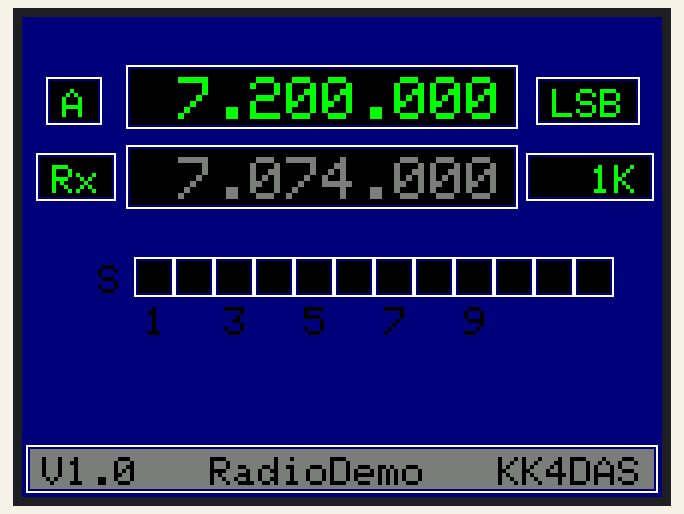
The sketch below on a simulated Arduino Uno, built with avr-gcc and run on an emulated ATmega328P. Parts: 320×240 colour display.

Above: at 0.3 s.
At 8.6 s:
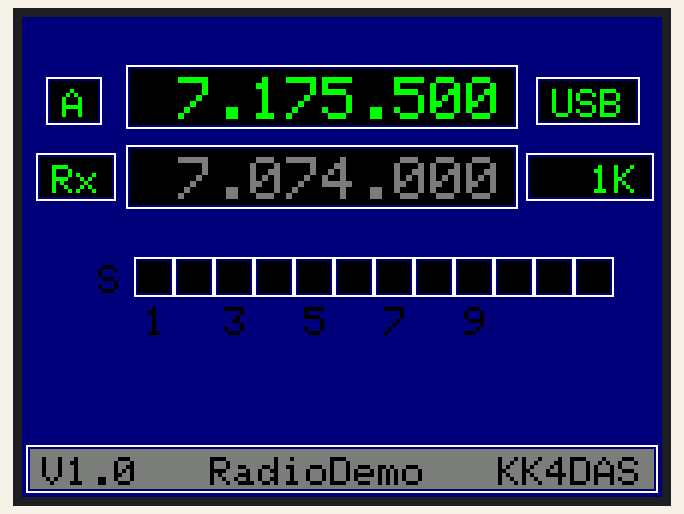
At 9.6 s:
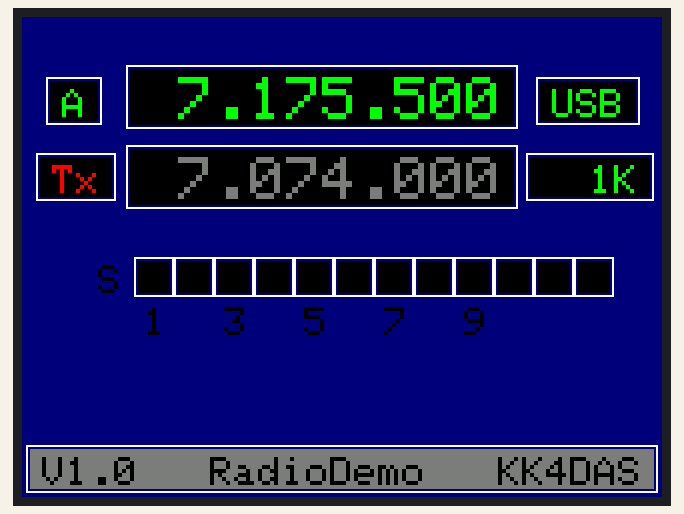
At 11.6 s:
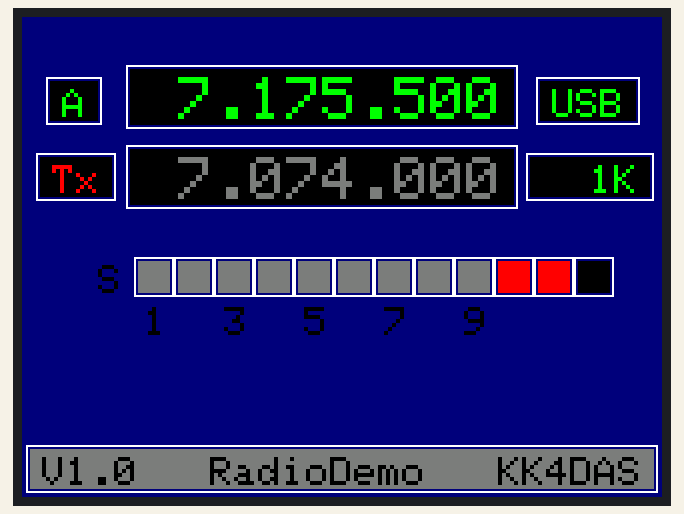
At 13.6 s:
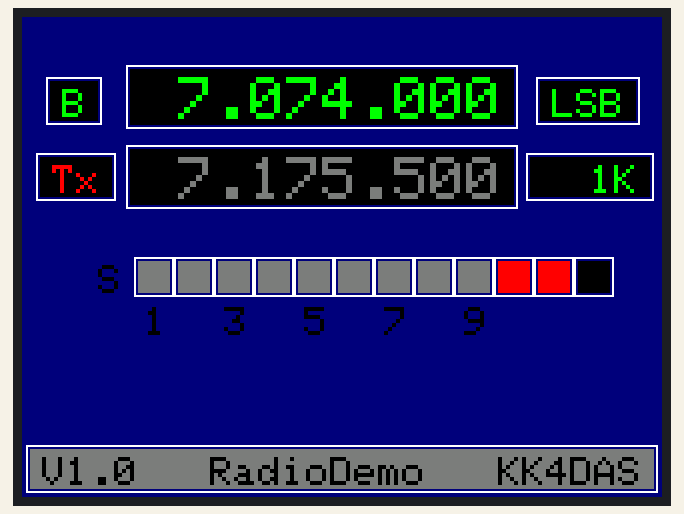
At 17.6 s:
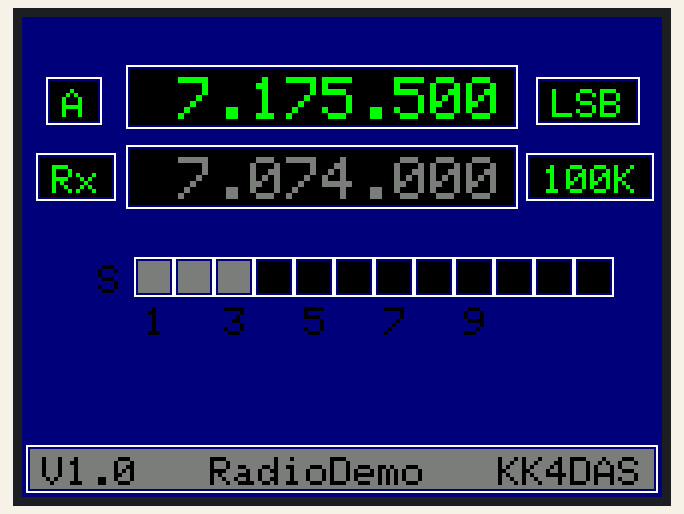

The sketch:

SSB_TFT_Display_Demo.ino
```cpp
/*
 * SSB_TFT_Display_Demmo
 * Version 0.9
 * May 30, 2020
 * KK4DAS, Dean Souleles, KK4DAS@gmail.com
 *
 * Demonstration Program for SSB_TFT_Display
 * This demonstrates a basic SSB control panel with the following features:
 *     Dual VFO A/B
 *     Mode indicator  SSB/LSB
 *     Tx/Rx ndicator
 *     TuningStep Inidicator
 *     S Meter
 *     Banner including Call sign
 *
 * All of the display management is handled in the file SSB_TFT_Display, please read the documentation
 * provided at the top of SSB_TFT_Display.ino
 *
 *
 * NOTE TO BUILDERS
 * This is not a complete radio control sketch. It is the Display software only. In the spirit of modular design
 * it is stand-alone and not dependent on using an SI-5351 or any other specific hardware, or on my particular
 * hardware selection of switches, buttons and knobs.  The demonstration sketch shows how to update the display,
 * but you need to provide the code to determine what the actual values should be. You will likely need other
 * libraries like the Si5351 and a Rotary encoder library aside from the GFX and the ILI9341.
 *
*/

#include "SSB_TFT_Display.h"                    // required constants for VFO A/b, Mode LSB/USB, etc

#define BANNER_TXT "V1.0   RadioDemo   KK4DAS"  // displayed on the bottom line of the screen


//////////////////////////////////////////////////////////////////////
//                 Demo Sketch TEST DATA                            //
// The following variable are used by this demonstration sketch     //
// to show how the Display module works. A complete radio control   //
// sketch will need to implement and manage variables like these.   //
//////////////////////////////////////////////////////////////////////
uint32_t vfoAfreq = 7200000L;   //  7.200.000
uint32_t vfoBfreq = 7074000L;   //  FT-8 7.074.000
uint32_t increment = 1000;      //  VFO tuning increment in Hz.
int active_vfo = VFOA;          // startup on VFOA
int sideband = LSB;             // startup in LSB
int tx_rx = RX;                 // startup in RX
int s_meter = 0;                // startup s_meter readin

//////////////////////////////////////////////////////////////////////
//       End of Demo Sketch TEST DATA                               //
//////////////////////////////////////////////////////////////////////


void setup() {
  //  To implement in a radio control program add this line to your setup funciton.
  //  Initialize the display with startup values, substitute your own variables as
  //  appropriate
  displaySetup(F(BANNER_TXT),       // version number. call sign
               vfoAfreq, vfoBfreq,  // Initial active and alternate VFO
               active_vfo,          // VFO A/B indicator
               tx_rx,               // TX/RX indicator
               sideband,            // LSB/USB,
               increment,           // Tuning increment
               s_meter);            // S Meter
}

void loop() {
    //
    // This loop illustrates how to update the various display elements.  In a full radio control sketch this
    // is where you would make calls to check a rotary encoder to see if the user is changing frequency.
    //
    // For demonstration purposes we will use hard coded values
    //
    delay(3000);        // wait 3 seconds

    // Change the frequency of the active VFO to 7.150.500
    vfoAfreq = 7150500;
    displayActVFO(vfoAfreq);

    // Simulate turning the VFO 25 clicks
    for(int i=1; i<=25; i++){
      vfoAfreq = vfoAfreq + 1000;
      displayActVFO(vfoAfreq);
      delay(200);
    }

    // Change the Sideband to USB
    sideband = USB;
    displayMode(sideband);
    delay(1000);

    // Change the Tx/Rx Indicator to Tx
    tx_rx = TX;
    displayTxRx(tx_rx);
    delay(1000);

    // Change the Tuning Increment to 1K
    increment = 1000;
    displayIncr(increment);
    delay(1000);

    //  Change the S Meter to +20dB
    s_meter = 11;
    displaySMeter(s_meter);
    delay(1000);

    // Swap VFOs change the Active VFO to VFOB, the alternate to VFOA and update the indicator
    active_vfo = VFOB;
    displayActVFO(vfoBfreq);
    displayAltVFO(vfoAfreq);
    displayVFOAB(active_vfo);
    delay(1000);

    // Change the Sideband to LSB
    sideband = LSB;
    displayMode(sideband);
    delay(1000);

    // Change the Tx/Rx Indicator to Rx
    tx_rx = RX;
    displayTxRx(tx_rx);
    delay(1000);

    // Make VFO Active and update the display
    active_vfo = VFOA;
    displayActVFO(vfoAfreq);
    displayAltVFO(vfoBfreq);
    displayVFOAB(active_vfo);
    delay(1000);

    // Change the Tuning Increment to 100K
    increment = 100000;
    displayIncr(increment);
    delay(1000);

    //  Change the S Meter to S3
    s_meter = 3;
    displaySMeter(s_meter);
    delay(1000);

    // Reset to initial values and repeat the demo
    vfoAfreq = 7200000L;
    vfoBfreq = 7074000L;
    increment = 1000;
    active_vfo = VFOA;
    sideband = LSB;
    tx_rx = RX;
    s_meter = 0;
    displayActVFO(vfoAfreq);
    displayAltVFO(vfoBfreq);
    displayVFOAB(active_vfo);
    displayMode(sideband);
    displayTxRx(tx_rx);
    displayIncr(increment);
    displaySMeter(s_meter);
  }
```

SSB_TFT_Display.h
```cpp
#ifndef SSB_TFT_Display
#define SSB_TFT_Display

/*
 * SSB_TFT_Display.h
 * KK4DAS, Dean Souleles, KK4DAS@gmail.com
 * May 30, 2020
 *
 * Constants used in the SSB_TFT_Display Routines
 * This file needs to be in included in the main sketch
 *
 */

// ===========================Symbolic Constants==================================
#define VFOA 0
#define VFOB 1

#define USB 0
#define LSB 1

#define RX 0
#define TX 1

// ===========================Function Prototypes==================================
void displayClearScreen();
void displayPrintat(String s, int x, int y, int fontsize, int color);
void displayPrintat(int i, int x, int y, int fontsize, int color);
void displayDrawBoundingBox(int len, int x, int y, int fontsize, int fillcolor);
void displayDrawTextBox(String s, int x, int y, int fontsize, int color, int fillcolor);
void displaySMeter(int level);
void displayBanner(String s);
void displayActVFO(uint32_t freq);
void displayAltVFO(uint32_t freq);
void displayVFOAB(int vfo);
void displayTxRx(int tx_rx);
void displayMode(int mode);
void displayIncr(int increment);
void displaySetup(String banner,
                  uint32_t vfoActfreq, uint32_t vfoAltfreq,
                  uint32_t activeVFO,
                  int tx_rx,
                  int sideband,
                  int increment,
                  int s_meter);

#endif
```

Source omitted: SSB_TFT_Display.cpp (22178 bytes)

Measured:
- by itself, everything shown: repeats every 18.3 s, in 35 steps
- what the display in image 1 shows lasts 1.0 s, from 8.5 s to 9.5 s
- what the display in image 2 shows lasts 2.0 s, from 9.5 s to 11.5 s
